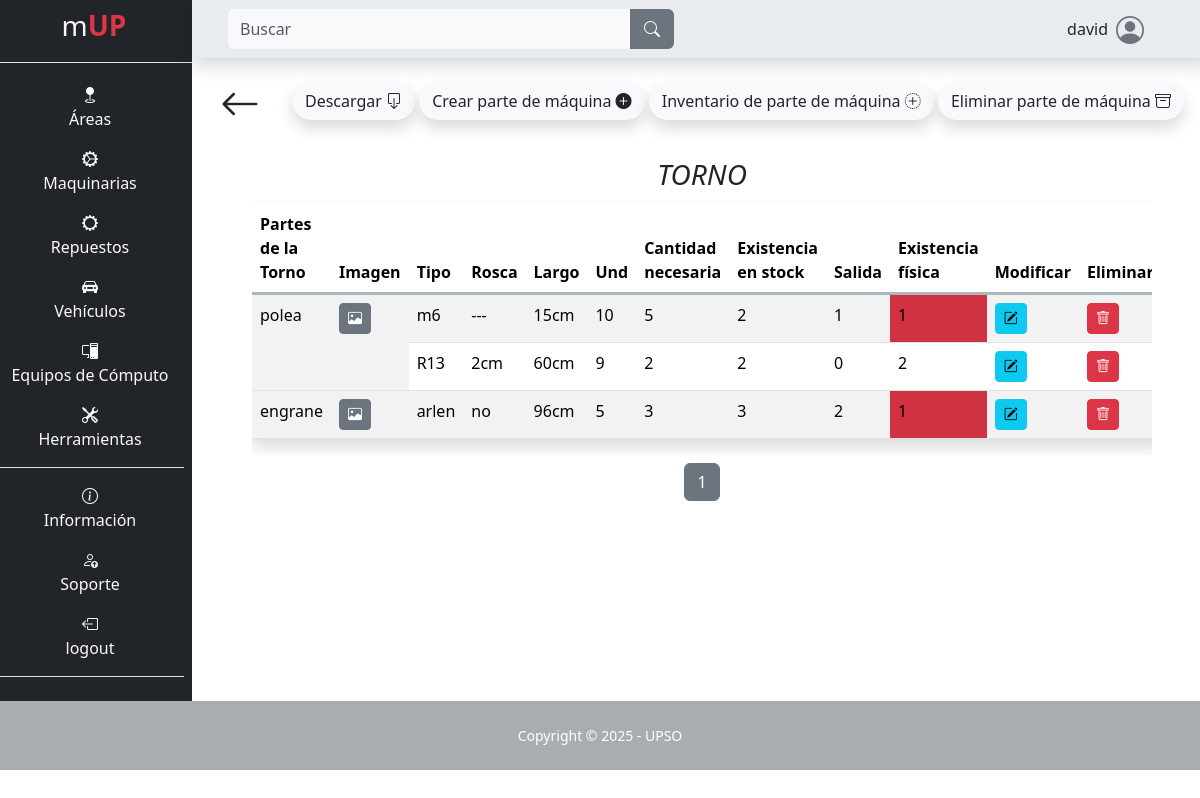
The app's page /repuesto/detalles_repuesto_maquina/1 (signed in), older data.
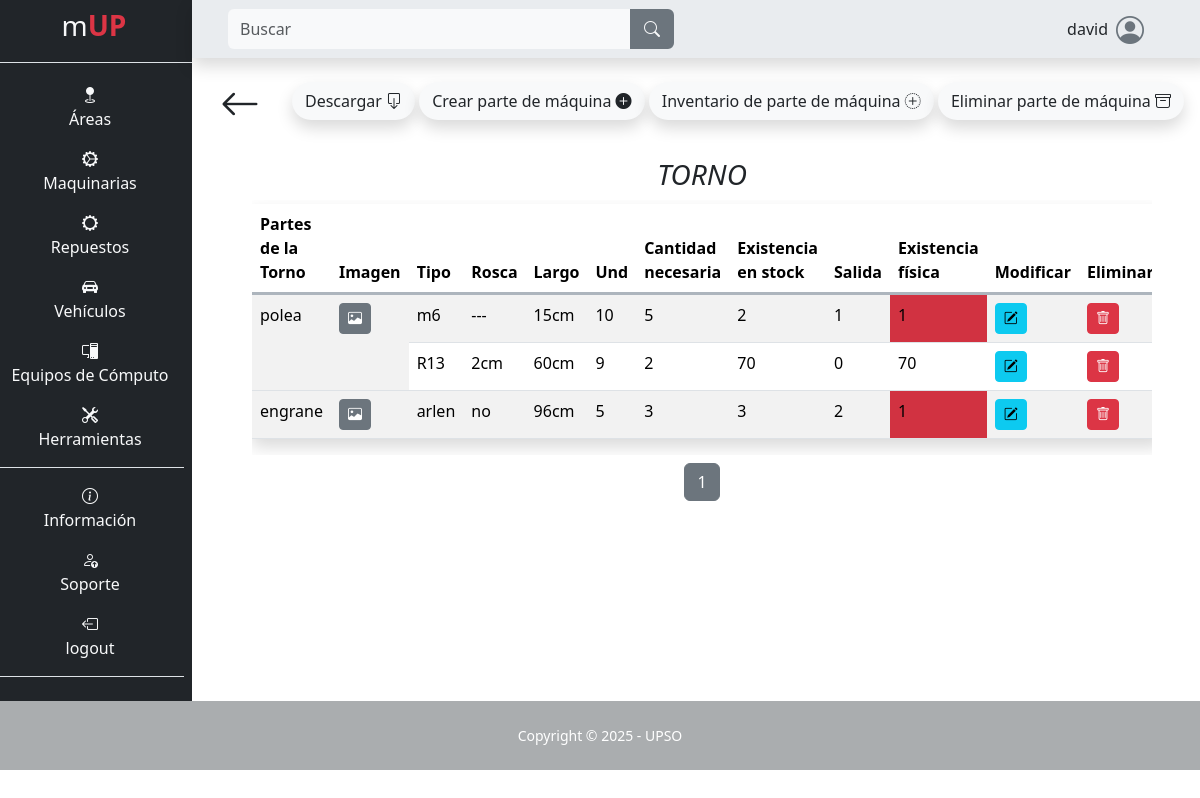
The same page, newer data.
### app/mUP_repuesto/models.py (models this page shows, shortened)
class Inventario(models.Model):
    parte = models.ForeignKey(Parte, on_delete=models.CASCADE)
    tipo = models.CharField(max_length=50, null=False, blank=False, default="")
    rosca = models.CharField(max_length=50, null=False, blank=False, default="")
    largo = models.CharField(max_length=50, null=False, blank=False, default="")
    und = models.CharField(max_length=50, null=False, blank=False, default="")
    cantidad_necesaria = models.IntegerField(null=False, blank=False)
    existencia_stock = models.IntegerField(null=False, blank=False)
    salida = models.IntegerField(null=False, blank=False)
    class Meta:
        indexes = [
            models.Index(fields=['parte']),
        ]
    def existencia_fisica(self):
        cantidad_existencia_fisica = self.existencia_stock - self.salida
        return cantidad_existencia_fisica

### app/mUP_repuesto/views.py (the view, shortened to what this page needs)
# urls.py: path('detalles_repuesto_maquina/<int:id>', views.detalles, name="detalles_repuesto_maquina"),
@login_required
def detalles(request, id):
    maquina = get_object_or_404(Maquina, id=id)
    partes_list = Parte.objects.filter(maquina=maquina)
    page = request.GET.get('page', 1)
    paginator = Paginator(partes_list, 10)  # 10 partes por página
    try:
        partes_maquina = paginator.page(page)
    except PageNotAnInteger:
        partes_maquina = paginator.page(1)
    except EmptyPage:
        partes_maquina = paginator.page(paginator.num_pages)
    if request.method == 'GET':
        part_form = ParteRepuestoForm()
        inve_form = InventarioRepuestoForm()
    context = {
        'maquina': maquina,
        'partes_maquina': partes_maquina,
        'total_partes': partes_list.count(),
        'part_form': part_form,
        'inve_form': inve_form
    }
    return render(request, 'mUP_repuesto/detalles.html', context)

### app/mUP_repuesto/forms.py
class ParteRepuestoForm(forms.ModelForm):
    class Meta:
        model = Parte
        fields = '__all__'
        exclude = ['maquina']
        widgets = {
            'nombre': forms.TextInput(attrs={'class': 'form-control m-2', 'placeholder': 'Nombre de la parte'}),
        }

class InventarioRepuestoForm(forms.ModelForm):
    class Meta:
        model = Inventario
        fields = '__all__'
        exclude = ['parte']
        labels = {
            'und': 'UND',
        }
        widgets = {
            'tipo': forms.TextInput(attrs={'class': 'form-control m-2'}),
            'rosca': forms.TextInput(attrs={'class': 'form-control m-2'}),
            'largo': forms.TextInput(attrs={'class': 'form-control m-2'}),
            'und': forms.TextInput(attrs={'class': 'form-control m-2'}),
            'cantidad_necesaria': forms.NumberInput(attrs={'class': 'form-control m-2', 'type': 'number'}),
            'existencia_stock': forms.NumberInput(attrs={'class': 'form-control m-2', 'type': 'number'}),
            'salida': forms.NumberInput(attrs={'class': 'form-control m-2', 'type': 'number'}),
        }

### templates/mUP_repuesto/detalles.html (shortened to what the changed rows need)
{% extends "layout/base.html" %}
{% block 'content' %}
<div class="container">
    <div class="mt-2 ps-5 pe-5">
        <div class="table-responsive">
        <table class="table table-striped mt-1 shadow">
            <thead>
                <tr class="border border-end-0 border-start-0 border-top-0 border-3 border-dark-subtle">
                    <th>Partes de la {{ maquina.nombre }}</th>
                    <th>Imagen</th>
                    <th>Tipo</th>
                    <th>Rosca</th>
                    <th>Largo</th>
                    <th>Und</th>
                    <th>Cantidad necesaria</th>
                    <th>Existencia en stock</th>
                    <th>Salida</th>
                    <th>Existencia física</th>
                    <th>Modificar</th>
                    <th>Eliminar</th>
                </tr>
            </thead>
            <tbody>
                {% for parte in partes_maquina %}
                <tr>
                    <td rowspan="{{ parte.inventario_set.count }}">{{ parte.nombre }}</td>
                    <td rowspan="{{ parte.inventario_set.count }}">
                        <button type="button" class="btn btn-secondary btn-sm imagen" data-bs-toggle="modal" data-bs-target="#exampleModal{{ parte.id }}">
                            <i class="bi bi-image"></i>
                        </button>
                    </td>
                    {% for inventario in parte.inventario_set.all %}
                    {% if forloop.first %}
                    <td>{{ inventario.tipo }}</td>
                    <td>{{ inventario.rosca }}</td>
                    <td>{{ inventario.largo }}</td>
                    <td>{{ inventario.und }}</td>
                    <td>{{ inventario.cantidad_necesaria }}</td>
                    <td>{{ inventario.existencia_stock }}</td>
                    <td>{{ inventario.salida }}</td>
                    {% if inventario.existencia_fisica <= 2 %}
                        <td class="bg-danger">{{ inventario.existencia_fisica }}</td>
                    {% else %}
                        <td class="">{{ inventario.existencia_fisica }}</td>
                    {% endif %}
                    <td>
                        <a class="btn btn-info btn-sm" href="{% url "mod_inventario" id=inventario.id %}"><i class="bi bi-pencil-square"></i></a>
                    </td>
                    <td>
                        <a class="btn btn-danger btn-sm" href="{% url "eliminar_inventario" id=inventario.id %}"><i class="bi bi-trash"></i></a>
                    </td>
                    {% else %}
                </tr>
                <tr>
                    <td>{{ inventario.tipo }}</td>
                    <td>{{ inventario.rosca }}</td>
                    <td>{{ inventario.largo }}</td>
                    <td>{{ inventario.und }}</td>
                    <td>{{ inventario.cantidad_necesaria }}</td>
                    <td>{{ inventario.existencia_stock }}</td>
                    <td>{{ inventario.salida }}</td>
                    <td>{{ inventario.existencia_fisica }}</td>
                    <td>
                        <a class="btn btn-info btn-sm" href="{% url "mod_inventario" id=inventario.id %}"><i class="bi bi-pencil-square"></i></a>
                    </td>
                    <td>
                        <a class="btn btn-danger btn-sm" href="{% url "eliminar_inventario" id=inventario.id %}"><i class="bi bi-trash"></i></a>
                    </td>
                </tr>
                    {% endif %}
                    {% endfor %}
                </tr>
                {% endfor %}
            </tbody>
        </table>
        </div>
    </div>
</div>
{% endblock %}

Row changes from the older to the newer data that the page shows:
changed Inventario "2cm": existencia_stock "2" → "70"; existencia_fisica "2" → "70"
